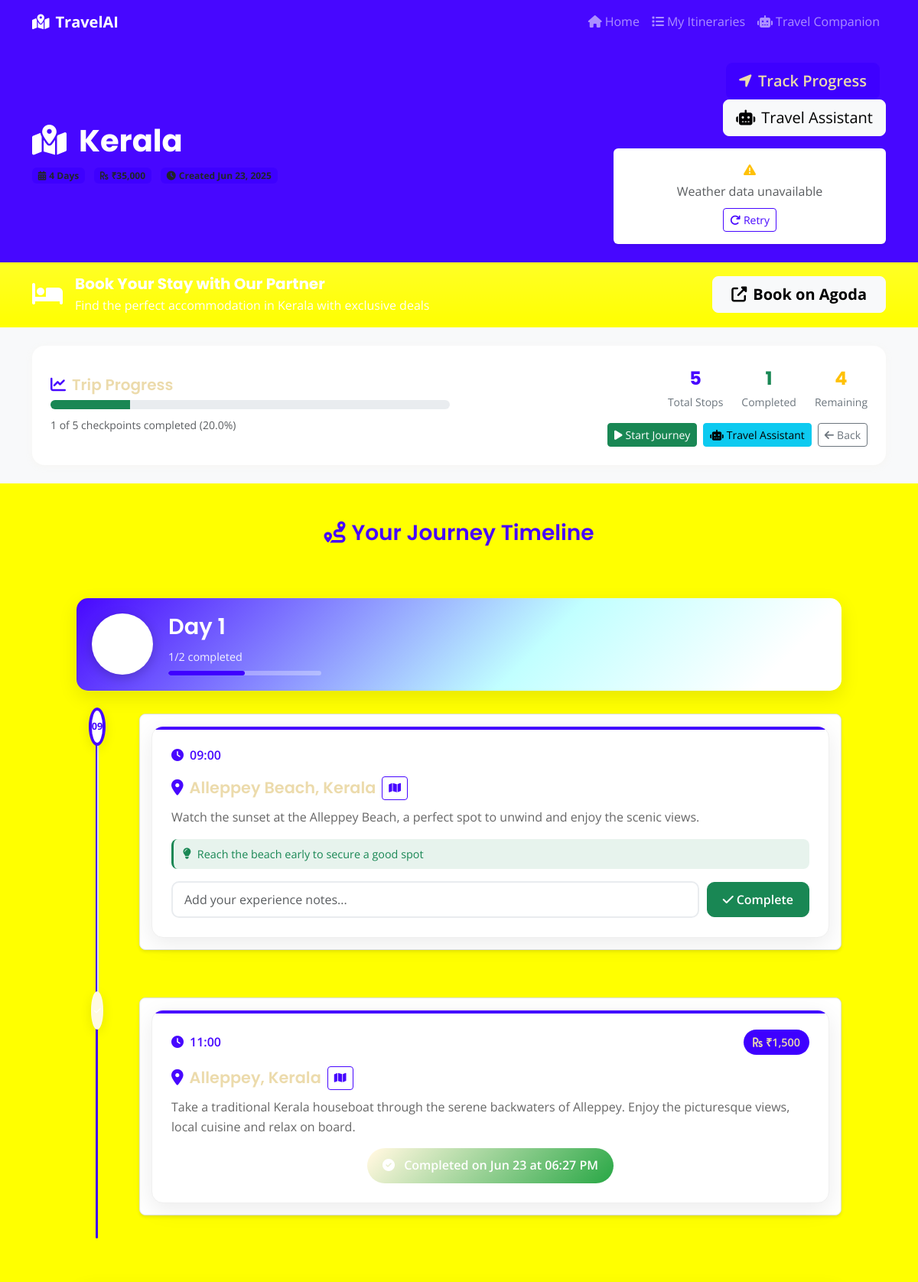
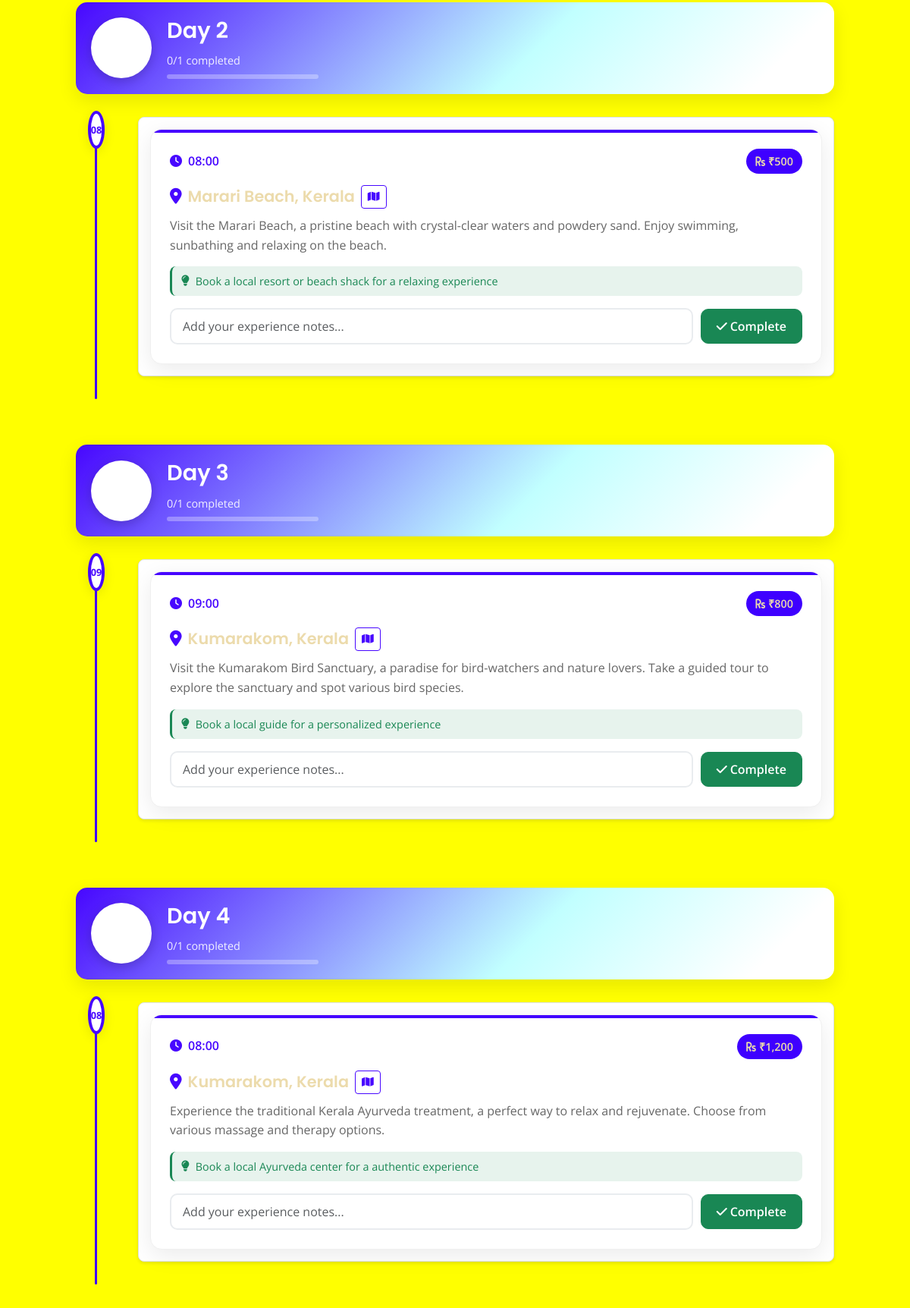
/itinerary/6 (upper part), run on the app's committed database (2 pictures, top to bottom).
### models.py (models this page shows, shortened)
class TravelItinerary(db.Model):
    id = db.Column(db.Integer, primary_key=True)
    destination = db.Column(db.String(200), nullable=False)
    duration = db.Column(db.Integer, nullable=False)  # days
    budget = db.Column(db.Float, nullable=False)
    interests = db.Column(db.Text)  # JSON string of interests
    itinerary_data = db.Column(db.Text)  # JSON string of generated itinerary
    created_at = db.Column(db.DateTime, default=datetime.utcnow)
    checkpoints = db.relationship('Checkpoint', backref='itinerary', lazy=True, cascade='all, delete-orphan')
    def get_itinerary_data(self):
        if self.itinerary_data:
            return json.loads(self.itinerary_data)
        return {}

class Checkpoint(db.Model):
    id = db.Column(db.Integer, primary_key=True)
    itinerary_id = db.Column(db.Integer, db.ForeignKey('travel_itinerary.id'), nullable=False)
    day = db.Column(db.Integer, nullable=False)
    time = db.Column(db.String(10), nullable=False)  # HH:MM format
    location = db.Column(db.String(200), nullable=False)
    activity = db.Column(db.Text, nullable=False)
    estimated_cost = db.Column(db.Float, default=0.0)
    is_completed = db.Column(db.Boolean, default=False)
    completed_at = db.Column(db.DateTime)
    notes = db.Column(db.Text)

### routes.py (the view)
@app.route('/itinerary/<int:itinerary_id>')
def view_itinerary(itinerary_id):
    itinerary = TravelItinerary.query.get_or_404(itinerary_id)
    checkpoints = Checkpoint.query.filter_by(itinerary_id=itinerary_id).order_by(Checkpoint.day, Checkpoint.time).all()
    days_data = {}
    for checkpoint in checkpoints:
        if checkpoint.day not in days_data:
            days_data[checkpoint.day] = []
        days_data[checkpoint.day].append(checkpoint)
    total_checkpoints = len(checkpoints)
    completed_checkpoints = len([c for c in checkpoints if c.is_completed])
    progress_percentage = (completed_checkpoints / total_checkpoints * 100) if total_checkpoints > 0 else 0
    return render_template('itinerary.html',
                         itinerary=itinerary,
                         days_data=days_data,
                         progress_percentage=progress_percentage,
                         total_checkpoints=total_checkpoints,
                         completed_checkpoints=completed_checkpoints)

### templates/itinerary.html (shortened to what this page needs)
{% extends "base.html" %}
{% block content %}
<section class="py-4 bg-primary text-white">
    <div class="container">
        <div class="row align-items-center">
            <div class="col-md-8">
                <h1 class="display-6 fw-bold mb-2">
                    <i class="fas fa-map-marked-alt me-3"></i>{{ itinerary.destination }}
                </h1>
                <div class="itinerary-meta">
                    <span class="badge bg-accent text-dark me-2">
                        <i class="fas fa-calendar-alt me-1"></i>{{ itinerary.duration }} Days
                    </span>
                    <span class="badge bg-accent text-dark me-2">
                        <i class="fas fa-rupee-sign me-1"></i>₹{{ "{:,.0f}".format(itinerary.budget) }}
                    </span>
                    <span class="badge bg-accent text-dark">
                        <i class="fas fa-clock me-1"></i>Created {{ itinerary.created_at.strftime('%b %d, %Y') }}
                    </span>
                </div>
            </div>
            <div class="col-md-4 text-md-end">
                <a href="{{ url_for('tracking', itinerary_id=itinerary.id) }}" class="btn btn-accent btn-lg me-2">
                    <i class="fas fa-location-arrow me-2"></i>Track Progress
                </a>
                <a href="/chatbot/{{ itinerary.id }}" class="btn btn-light btn-lg">
                    <i class="fas fa-robot me-2"></i>Travel Assistant
                </a>
                <div id="react-weather" data-destination="{{ itinerary.destination }}" class="mt-3">
                </div>
            </div>
        </div>
    </div>
</section>
<section class="py-3 bg-gradient" style="background: linear-gradient(135deg, #FF6B6B, #FF8E53);">
    <div class="container">
        <div class="row align-items-center">
            <div class="col-md-8">
                <div class="d-flex align-items-center">
                    <div class="booking-icon me-3">
                        <i class="fas fa-bed text-white" style="font-size: 2rem;"></i>
                    </div>
                    <div>
                        <h5 class="text-white mb-1 fw-bold">Book Your Stay with Our Partner</h5>
                        <p class="text-white mb-0 opacity-90">Find the perfect accommodation in {{ itinerary.destination }} with exclusive deals</p>
                    </div>
                </div>
            </div>
            <div class="col-md-4 text-md-end mt-3 mt-md-0">
                <a href="#"
                   onclick="bookWithAgoda('{{ itinerary.destination }}', '{{ itinerary.duration }}')"
                   class="btn btn-light btn-lg fw-bold px-4">
                    <i class="fas fa-external-link-alt me-2"></i>Book on Agoda
                </a>
            </div>
        </div>
    </div>
</section>
<section class="py-4 bg-light">
    <div class="container">
        <div class="row">
            <div class="col-12">
                <div class="progress-card">
                    <div class="row align-items-center">
                        <div class="col-md-6">
                            <h5 class="mb-2"><i class="fas fa-chart-line me-2 text-primary"></i>Trip Progress</h5>
                            <div class="progress progress-lg mb-2">
                                <div class="progress-bar bg-success" style="width: {{ progress_percentage }}%"></div>
                            </div>
                            <small class="text-muted">
                                {{ completed_checkpoints }} of {{ total_checkpoints }} checkpoints completed ({{ "%.1f"|format(progress_percentage) }}%)
                            </small>
                        </div>
                        <div class="col-md-6 text-md-end">
                            <div class="stats-grid">
                                <div class="stat-item">
                                    <div class="stat-number text-primary">{{ total_checkpoints }}</div>
                                    <div class="stat-label">Total Stops</div>
                                </div>
                                <div class="stat-item">
                                    <div class="stat-number text-success">{{ completed_checkpoints }}</div>
                                    <div class="stat-label">Completed</div>
                                </div>
                                <div class="stat-item">
                                    <div class="stat-number text-warning">{{ total_checkpoints - completed_checkpoints }}</div>
                                    <div class="stat-label">Remaining</div>
                                </div>
                            </div>
                            <div class="d-flex gap-2 mt-3 justify-content-md-end">
                                <a href="{{ url_for('tracking', itinerary_id=itinerary.id) }}" class="btn btn-success btn-sm">
                                    <i class="fas fa-play me-1"></i>Start Journey
                                </a>
                                <a href="{{ url_for('chatbot', itinerary_id=itinerary.id) }}" class="btn btn-info btn-sm">
                                    <i class="fas fa-robot me-1"></i>Travel Assistant
                                </a>
                                <a href="{{ url_for('my_itineraries') }}" class="btn btn-outline-secondary btn-sm">
                                    <i class="fas fa-arrow-left me-1"></i>Back
                                </a>
                            </div>
                        </div>
                    </div>
                </div>
            </div>
        </div>
    </div>
</section>
<section class="py-5">
    <div class="container">
        <div class="row">
            <div class="col-12">
                <h3 class="text-primary mb-5 text-center">
                    <i class="fas fa-route me-2"></i>Your Journey Timeline
                </h3>
                <div class="timeline-container">
                    {% for day_num in range(1, itinerary.duration + 1) %}
                    {% set day_data = days_data.get(day_num, []) %}
                    <div class="timeline-day" data-day="{{ day_num }}">
                        <div class="day-header-timeline">
                            <div class="day-circle">
                                <span class="day-number">{{ day_num }}</span>
                            </div>
                            <div class="day-info">
                                <h4 class="day-title">Day {{ day_num }}</h4>
                                {% if day_data %}
                                    {% set day_completed = day_data|selectattr('is_completed')|list|length %}
                                    {% set day_total = day_data|length %}
                                    <div class="day-progress-info">
                                        <span class="progress-text">{{ day_completed }}/{{ day_total }} completed</span>
                                        <div class="progress-bar-custom">
                                            <div class="progress-fill" style="width: {{ (day_completed / day_total * 100) if day_total > 0 else 0 }}%"></div>
                                        </div>
                                    </div>
                                {% endif %}
                            </div>
                        </div>
                        {% if day_data %}
                        <div class="timeline-activities sortable-checkpoints" data-day="{{ day_num }}">
                            {% for checkpoint in day_data %}
                            <div class="timeline-item {{ 'completed' if checkpoint.is_completed else '' }}" data-checkpoint-id="{{ checkpoint.id }}">
                                <div class="timeline-marker">
                                    <div class="marker-dot {{ 'completed' if checkpoint.is_completed else '' }}">
                                        {% if checkpoint.is_completed %}
                                            <i class="fas fa-check"></i>
                                        {% else %}
                                            <span class="marker-time">{{ checkpoint.time.split(':')[0] }}</span>
                                        {% endif %}
                                    </div>
                                </div>
                                <div class="timeline-content">
                                    <div class="activity-card">
                                        <div class="activity-header">
                                            <div class="activity-time">
                                                <i class="fas fa-clock me-2"></i>{{ checkpoint.time }}
                                            </div>
                                            {% if checkpoint.estimated_cost > 0 %}
                                            <div class="activity-cost">
                                                <i class="fas fa-rupee-sign me-1"></i>₹{{ "{:,.0f}".format(checkpoint.estimated_cost) }}
                                            </div>
                                            {% endif %}
                                        </div>
                                        <div class="activity-main">
                                            <h5 class="activity-location">
                                                <i class="fas fa-map-marker-alt me-2 text-primary"></i>{{ checkpoint.location }}
                                                <button type="button" class="btn btn-outline-primary btn-sm ms-2 map-btn pulse-btn"
                                                        data-location="{{ checkpoint.location }}"
                                                        data-activity="{{ checkpoint.activity }}"
                                                        title="Show on map">
                                                    <i class="fas fa-map"></i>
                                                </button>
                                            </h5>
                                            <p class="activity-description">{{ checkpoint.activity }}</p>
                                        </div>
                                        {% if checkpoint.notes %}
                                            {% set notes_dict = {} %}
                                            {% for note_part in checkpoint.notes.split(', ') %}
                                                {% if ':' in note_part %}
                                                    {% set key, value = note_part.split(':', 1) %}
                                                    {% set _ = notes_dict.update({key: value}) %}
                                                {% endif %}
                                            {% endfor %}
                                            <div class="activity-details">
                                                {% if notes_dict.get('tips') %}
                                                <div class="detail-item travel-tips">
                                                    <i class="fas fa-lightbulb me-2"></i>
                                                    <span>{{ notes_dict.get('tips') }}</span>
                                                </div>
                                                {% endif %}
                                            </div>
                                        {% endif %}
                                        {% if checkpoint.is_completed %}
                                            <div class="completion-status">
                                                <div class="completed-badge">
                                                    <i class="fas fa-check-circle me-2"></i>
                                                    Completed on {{ checkpoint.completed_at.strftime('%b %d at %I:%M %p') }}
                                                </div>
                                            </div>
                                        {% else %}
                                            <div class="completion-form">
                                                <form action="{{ url_for('complete_checkpoint', checkpoint_id=checkpoint.id) }}" method="POST" class="checkpoint-form">
                                                    <div class="form-group">
                                                        <input type="text" class="form-control"
                                                               name="notes"
                                                               placeholder="Add your experience notes...">
                                                        <button type="submit" class="btn btn-success btn-complete">
                                                            <i class="fas fa-check me-1"></i>Complete
                                                        </button>
                                                    </div>
                                                </form>
                                            </div>
                                        {% endif %}
                                    </div>
                                </div>
                            </div>
                            {% endfor %}
                        </div>
                        {% endif %}
                    </div>
                    {% endfor %}
                </div>
            </div>
        </div>
    </div>
</section>
{% endblock %}

### static/css/react-components.css (style rules this page uses)
.timeline-item { position: relative; padding-bottom: 30px; }
.timeline-item:not(:last-child)::before { content: ''; position: absolute; left: -23px; top: 40px; bottom: -30px; width: 2px; background: #dee2e6; }
.timeline-marker { position: absolute; left: -30px; top: 10px; width: 14px; height: 14px; border-radius: 50%; display: flex; align-items: center; justify-content: center; font-size: 10px; }
.timeline-content { background: white; border: 1px solid #dee2e6; border-radius: 8px; padding: 15px; box-shadow: 0 2px 4px rgba(0,0,0,0.1); }

### data on the page
TravelItinerary: destination "Kerala", duration 4 (drawn)
Checkpoint: time "09", time "09:00", location "Alleppey Beach, Kerala", activity "Watch the sunset at the Alleppey Beach, a perfect spot to unwind and enjoy the scenic views.", get "Reach the beach early to secure a good spot"
Checkpoint: is_completed True (drawn), time "11:00", estimated_cost "1,500", location "Alleppey, Kerala", activity "Take a traditional Kerala houseboat through the serene backwaters of Alleppey. Enjoy the picturesque views, local cuisine and relax on board.", completed_at "Jun 23 at 06:27 PM"
Checkpoint: time "08", time "08:00", estimated_cost "500", location "Marari Beach, Kerala", activity "Visit the Marari Beach, a pristine beach with crystal-clear waters and powdery sand. Enjoy swimming, sunbathing and relaxing on the beach.", get "Book a local resort or beach shack for a relaxing experience"
Checkpoint: time "09", time "09:00", estimated_cost "800", location "Kumarakom, Kerala", activity "Visit the Kumarakom Bird Sanctuary, a paradise for bird-watchers and nature lovers. Take a guided tour to explore the sanctuary and spot various bird species.", get "Book a local guide for a personalized experience"
Checkpoint: time "08", time "08:00", estimated_cost "1,200", location "Kumarakom, Kerala", activity "Experience the traditional Kerala Ayurveda treatment, a perfect way to relax and rejuvenate. Choose from various massage and therapy options.", get "Book a local Ayurveda center for a authentic experience"

### other printed values
{{ completed_checkpoints }} "1"
{{ total_checkpoints }} "5"
{{ "%.1f"|format(progress_percentage) }} "20.0"
{{ total_checkpoints - completed_checkpoints }} "4"
{{ day_num }} "1" "2" "3" "4"
{{ day_completed }} "1" "0" "0" "0"
{{ day_total }} "2" "1" "1" "1"
